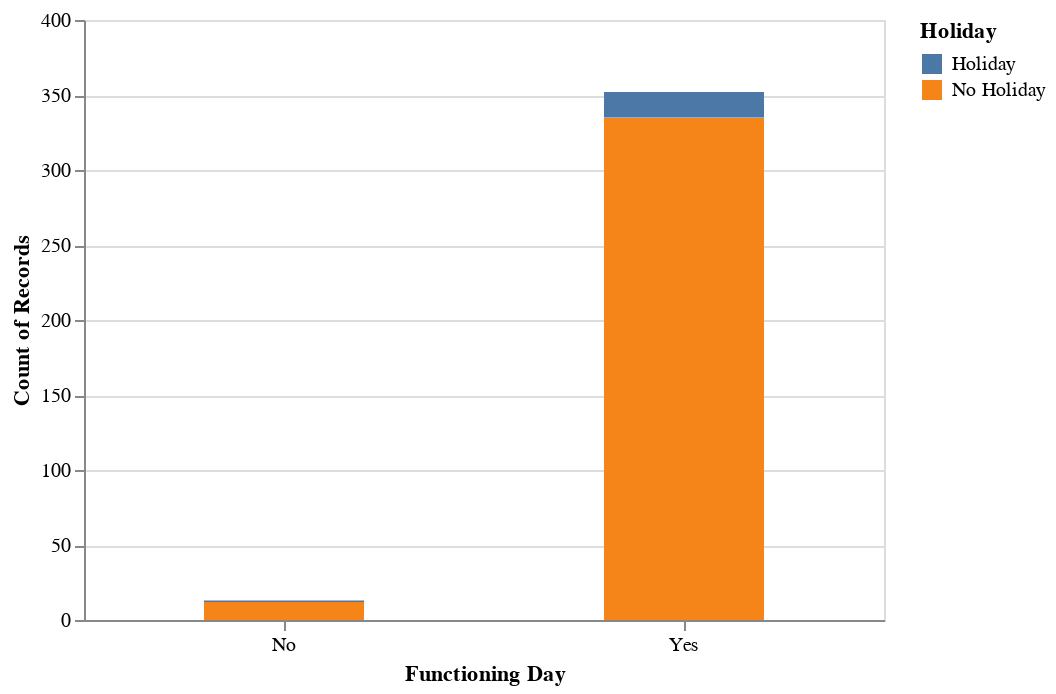

The cell this chart's notebook holds for it:
### Markdown cell above
No function day集中出现在春秋。

### Code cell
alt.Chart(day_bike).mark_bar().encode(
    alt.X("Functioning Day"),
    alt.Y("count()"),
    color="Holiday",
    size=alt.Size(value=80)  # 调整柱状图的大小
).properties(
    width = 400,
).configure_axis(
    labelAngle=0  
)

### Figure 1 — Vega specification as saved in the notebook (floating-point values rounded to 4 significant figures)
{"$schema": "https://vega.github.io/schema/vega/v5.json", "data": [{"name": "data-0ac247d31cdb22b68db2c7ea1317c3dc"}, {"name": "data_0", "values": [{"Functioning Day": "Yes", "Holiday": "Holiday", "__count": 17, "__count_end": 352.0, "__count_start": 335.0}, {"Functioning Day": "Yes", "Holiday": "No Holiday", "__count": 335, "__count_end": 335.0, "__count_start": 0.0}, {"Functioning Day": "No", "Holiday": "No Holiday", "__count": 12, "__count_end": 12.0, "__count_start": 0.0}, {"Functioning Day": "No", "Holiday": "Holiday", "__count": 1, "__count_end": 13.0, "__count_start": 12.0}]}, {"name": "data_0_x_domain_Functioning Day", "values": [{"Functioning Day": "Yes"}, {"Functioning Day": "No"}]}, {"name": "data_0_color_domain_Holiday", "values": [{"Holiday": "Holiday"}, {"Holiday": "No Holiday"}]}], "marks": [{"type": "rect", "name": "marks", "from": {"data": "data_0"}, "encode": {"update": {"width": {"value": 80}, "y": {"field": "__count_end", "scale": "y"}, "description": {"signal": "\"Functioning Day: \" + (isValid(datum[\"Functioning Day\"]) ? datum[\"Functioning Day\"] : \"\"+datum[\"Functioning Day\"]) + \"; Count of Records: \" + (format(datum[\"__count\"], \"\")) + \"; Holiday: \" + (isValid(datum[\"Holiday\"]) ? datum[\"Holiday\"] : \"\"+datum[\"Holiday\"])"}, "ariaRoleDescription": {"value": "bar"}, "fill": {"field": "Holiday", "scale": "color"}, "xc": {"field": "Functioning Day", "scale": "x", "band": 0.5}, "y2": {"field": "__count_start", "scale": "y"}}}, "style": ["bar"]}], "scales": [{"name": "x", "type": "band", "domain": {"data": "data_0_x_domain_Functioning Day", "field": "Functioning Day", "sort": true}, "range": [0, {"signal": "width"}], "paddingOuter": 0.05, "paddingInner": 0.1}, {"name": "y", "type": "linear", "domain": {"data": "data_0", "fields": ["__count_start", "__count_end"]}, "range": [{"signal": "height"}, 0], "zero": true, "nice": true}, {"name": "color", "type": "ordinal", "domain": {"data": "data_0_color_domain_Holiday", "field": "Holiday", "sort": true}, "range": "category"}], "axes": [{"scale": "y", "orient": "left", "aria": false, "maxExtent": 0, "gridScale": "x", "grid": true, "tickCount": {"signal": "ceil(height/40)"}, "minExtent": 0, "domain": false, "labels": false, "zindex": 0, "ticks": false}, {"scale": "x", "zindex": 0, "orient": "bottom", "title": "Functioning Day", "labelBaseline": "top", "grid": false}, {"scale": "y", "labelAlign": "right", "title": "Count of Records", "labelOverlap": true, "grid": false, "zindex": 0, "tickCount": {"signal": "ceil(height/40)"}, "orient": "left"}], "height": 300, "width": 400, "background": "white", "config": {"axis": {"labelAngle": 0}}, "style": "cell", "legends": [{"fill": "color", "symbolType": "square", "title": "Holiday"}], "padding": 5}
